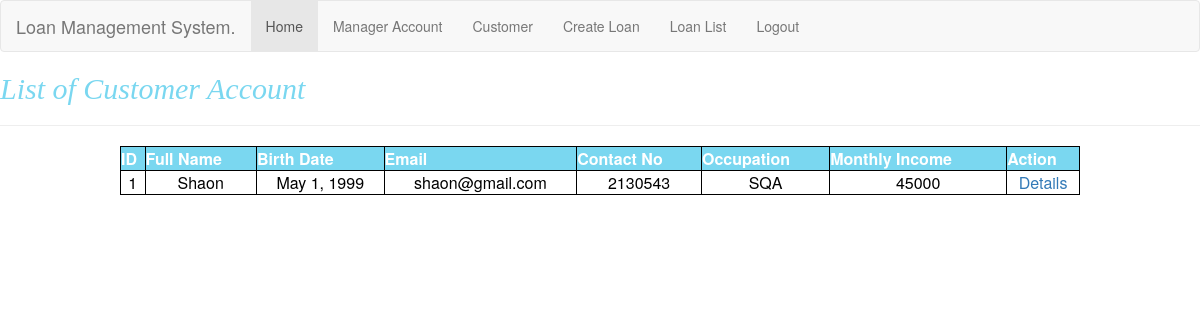
Screenshot of /customer_list/ (signed in) with the database file from the repository.
### accounts/models.py (models this page shows, shortened)
class BankCustomer(models.Model):
    account_no = models.CharField(max_length=150, unique=True, default="")
    full_name = models.CharField(max_length=50, default="", blank=False)
    birth_date = models.DateField(null=True, blank=True)
    email = models.EmailField(unique=True, blank=False)
    contact_no = models.CharField(unique=True, null=True, blank=True, max_length=20)
    Address = models.CharField(max_length=512)
    city = models.CharField(max_length=256)
    country = models.CharField(max_length=256)
    nationality = models.CharField(max_length=256)
    occupation = models.CharField(max_length=256)
    monthly_income = models.CharField(max_length=30)

### accounts/views.py (the view)
# urls.py: path('customer_list/',ListOfBankCustomer.as_view(),name='customer_list'),
class ListOfBankCustomer(ListView):
    model = BankCustomer
    template_name = 'accounts/customer_list.html'
    def render_to_response(self, context, **response_kwargs):
        context['title'] = "List of Customer Account"
        context['l'] = BankCustomer.objects.all()
        response_kwargs.setdefault('content_type', self.content_type)
        return self.response_class(
            request=self.request,
            template=self.get_template_names(),
            context=context,
            using=self.template_engine,
            **response_kwargs
        )

### accounts/templates/accounts/customer_list.html (shortened to what this page needs)
{% extends 'base.html' %}
{% block content %}
<h2 style="color: #7AD7F0; font-family: times, serif; font-style:italic;">{{ title }}</h2><hr>
<table >
    <th>ID</th>
    <th>Full Name</th>
    <th>Birth Date</th>
    <th>Email</th>
    <th>Contact No</th>
    <th>Occupation</th>
    <th>Monthly Income</th>
    <th>Action</th>
<form method="POST" action="" enctype='multipart/form-data'>
    {% if request.user.is_authenticated %}
    {% for customer in object_list %}
    <tr>
        <td>{{customer.pk}}</td>
        <td>{{customer.full_name}}</td>
        <td>{{customer.birth_date}}</td>
        <td>{{customer.email}}</td>
        <td>{{customer.contact_no}}</td>
        <td>{{customer.occupation}}</td>
        <td>{{customer.monthly_income}}</td>
        <td><a href="{% url 'customer_details' pk=customer.pk %}">Details</a></td>
    </tr>
    {% endfor %}
     {% endif %}
</form>
</table>
{% endblock content %}

### accounts/templates/base.html (style rules this page uses)
table { border-collapse: collapse; background-color: white; width:80% }
table,th,td { border: 1px solid black;margin: 10px auto; text-align: center; }
th { background-color: #7AD7F0; color: white; padding:30px; text-align: center; }
td { padding: 30px; text-align: center; color: black; background-color:white; }

### rows the page displays
BankCustomer: pk "1", full_name "Shaon", birth_date "May 1, 1999", email "shaon@gmail.com", contact_no "2130543", occupation "SQA", monthly_income "45000"

### other values shown
{{ title }} "List of Customer Account"
